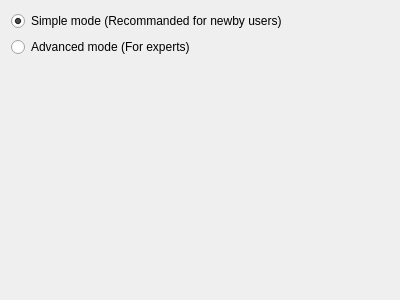
<?xml version="1.0" encoding="UTF-8"?>
<ui version="4.0">
 <class>PageWelcome</class>
 <widget class="QWizardPage" name="PageWelcome">
  <property name="geometry">
   <rect>
    <x>0</x>
    <y>0</y>
    <width>400</width>
    <height>300</height>
   </rect>
  </property>
  <property name="windowTitle">
   <string>WizardPage</string>
  </property>
  <property name="title">
   <string>Welcome</string>
  </property>
  <property name="subTitle">
   <string>This wizard help you to configure and build Qt5</string>
  </property>
  <layout class="QVBoxLayout" name="verticalLayout">
   <item>
    <widget class="QRadioButton" name="radioButtonBuildNow">
     <property name="text">
      <string>Simple mode (Recommanded for newby users)</string>
     </property>
     <property name="checked">
      <bool>true</bool>
     </property>
    </widget>
   </item>
   <item>
    <widget class="QRadioButton" name="radioButtonBuildLater">
     <property name="text">
      <string>Advanced mode (For experts)</string>
     </property>
    </widget>
   </item>
   <item>
    <spacer name="verticalSpacer">
     <property name="orientation">
      <enum>Qt::Vertical</enum>
     </property>
     <property name="sizeHint" stdset="0">
      <size>
       <width>20</width>
       <height>223</height>
      </size>
     </property>
    </spacer>
   </item>
  </layout>
 </widget>
 <resources/>
 <connections/>
</ui>
